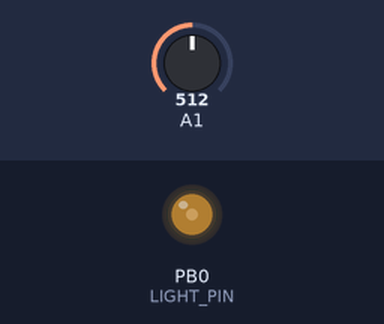
The sketch below on a simulated ATtiny85, built with avr-gcc and run on an emulated ATtiny85. Shown: output pins drawn as LEDs (lit = HIGH). The inputs (shaded band) are chosen by the test bench; at power-on: A1 = 512.

Above: at 1.2 s.
1.3 s: A1 set to 306
At 2.3 s:
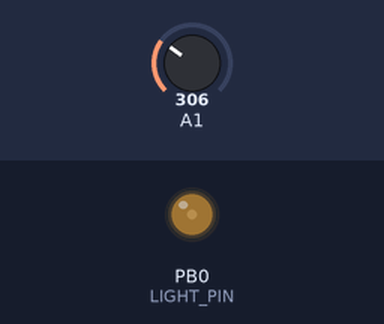
2.8 s: A1 set to 0
At 3.5 s:
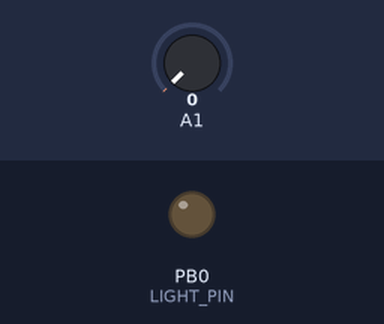
4.3 s: A1 set to 7
5.8 s: A1 set to 10
At 6.9 s:
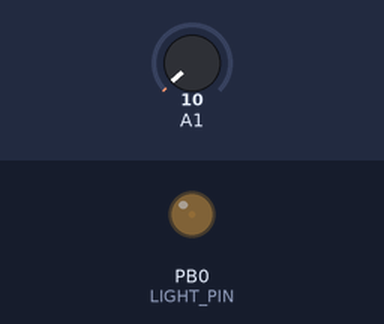
7.3 s: A1 set to 900
At 8.2 s:
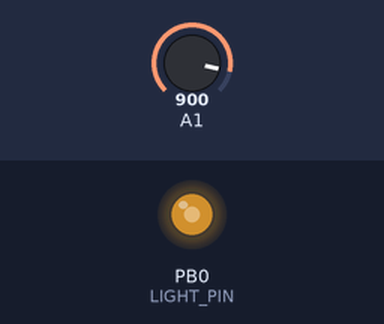
8.8 s: A1 set to 511
At 9.3 s:
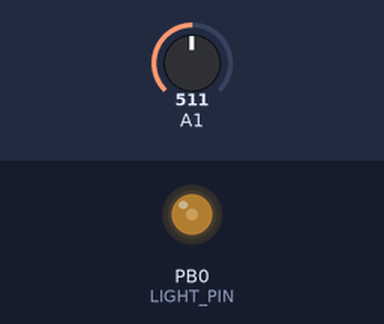
Timing chart, 0 to 11.3 s (numbered marks = the images above; inputs shaded):
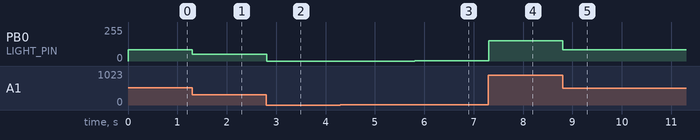

The sketch:

VeloLight.ino
```cpp
//VeloLight v. 1.0
//by G&M with far-galaxy

/* !!! Для увеличения частоты ШИМ замените строчку в файле
 *  %appdata%\..\Local\Arduino15\packages\digistump\hardware\avr\1.6.7\cores\tiny\wiring.c
 *  (прямо так вставляйте ссылку в Проводник)
 *  MS_TIMER_TICK_EVERY_X_CYCLES 64 на MS_TIMER_TICK_EVERY_X_CYCLES 1
 */

#define MAX_V 3500     // Максимальное напряжение
#define LOW_BAT 3000   // Низкое напряжение

// Пины (лучше не менять, иначе прошивка может не загрузиться при подключённой обвязке
#define POT_PIN 1      // Пин резистора (A1)
#define LIGHT_PIN 0    // Пин светодиодов (P0)


void setup() {
  pinMode(LIGHT_PIN,OUTPUT);
}

void loop() {

  // Считываем значение с резистора
  byte power = map(analogRead(POT_PIN),0, 1023, 0, 255);

  // Считываем напряжение аккумулятора
  long battery = readVcc();

  // Сложные алгоритмы рассчёта
  int voltage = battery / 255 * power;
  int light = map(voltage, 0, battery, 0, MAX_V);
  light = map(light, 0, battery, 0, 255);

  // Проверка напряжения на аккумуляторе
  if (battery > LOW_BAT) analogWrite(LIGHT_PIN, light);

  // Мигать, если напряжение низкое
  else {
    analogWrite(LIGHT_PIN, 50);
    delay(500);
    analogWrite(LIGHT_PIN, 0);
    delay(500);
  }

}


float my_vcc_const = 1.1;

long readVcc() {
#if defined(__AVR_ATmega32U4__) || defined(__AVR_ATmega1280__) || defined(__AVR_ATmega2560__)
ADMUX = _BV(REFS0) | _BV(MUX4) | _BV(MUX3) | _BV(MUX2) | _BV(MUX1);
#elif defined (__AVR_ATtiny24__) || defined(__AVR_ATtiny44__) || defined(__AVR_ATtiny84__)
ADMUX = _BV(MUX5) | _BV(MUX0);
#elif defined (__AVR_ATtiny25__) || defined(__AVR_ATtiny45__) || defined(__AVR_ATtiny85__)
ADMUX = _BV(MUX3) | _BV(MUX2);
#else
ADMUX = _BV(REFS0) | _BV(MUX3) | _BV(MUX2) | _BV(MUX1);
#endif
delay(2); // Wait for Vref to settle
ADCSRA |= _BV(ADSC); // Start conversion
while (bit_is_set(ADCSRA, ADSC)); // measuring
uint8_t low  = ADCL; // must read ADCL first - it then locks ADCH
uint8_t high = ADCH; // unlocks both
long result = (high << 8) | low;
result = my_vcc_const * 1023 * 1000 / result;
return result;
}
```

Measured:
- after the input at 1.3 s, PB0 (LIGHT_PIN): 86/255 → 51/255 at once
- after the input at 2.8 s, PB0 (LIGHT_PIN): 51/255 → 0/255 at once
- after the input at 4.3 s, every drawn part: stays the same
- after the input at 5.8 s, PB0 (LIGHT_PIN): 0/255 → 1/255 at once
- after the input at 7.3 s, PB0 (LIGHT_PIN): 1/255 → 151/255 at once
- after the input at 8.8 s, PB0 (LIGHT_PIN): 151/255 → 86/255 at once
